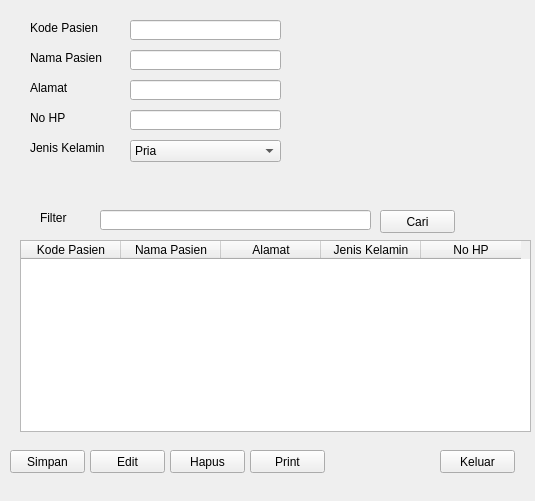
<?xml version="1.0" encoding="UTF-8"?>
<ui version="4.0">
 <class>frmPasien</class>
 <widget class="QWidget" name="frmPasien">
  <property name="geometry">
   <rect>
    <x>0</x>
    <y>0</y>
    <width>535</width>
    <height>501</height>
   </rect>
  </property>
  <property name="windowTitle">
   <string>Data Pasien</string>
  </property>
  <widget class="QLabel" name="label">
   <property name="geometry">
    <rect>
     <x>30</x>
     <y>20</y>
     <width>91</width>
     <height>16</height>
    </rect>
   </property>
   <property name="text">
    <string>Kode Pasien</string>
   </property>
  </widget>
  <widget class="QLineEdit" name="txtKodePasien">
   <property name="geometry">
    <rect>
     <x>130</x>
     <y>20</y>
     <width>151</width>
     <height>20</height>
    </rect>
   </property>
  </widget>
  <widget class="QLabel" name="label_2">
   <property name="geometry">
    <rect>
     <x>30</x>
     <y>50</y>
     <width>91</width>
     <height>16</height>
    </rect>
   </property>
   <property name="text">
    <string>Nama Pasien</string>
   </property>
  </widget>
  <widget class="QLineEdit" name="txtNamaPasien">
   <property name="geometry">
    <rect>
     <x>130</x>
     <y>50</y>
     <width>151</width>
     <height>20</height>
    </rect>
   </property>
  </widget>
  <widget class="QLabel" name="label_3">
   <property name="geometry">
    <rect>
     <x>30</x>
     <y>80</y>
     <width>91</width>
     <height>16</height>
    </rect>
   </property>
   <property name="text">
    <string>Alamat</string>
   </property>
  </widget>
  <widget class="QLineEdit" name="txtAlamat">
   <property name="geometry">
    <rect>
     <x>130</x>
     <y>80</y>
     <width>151</width>
     <height>20</height>
    </rect>
   </property>
  </widget>
  <widget class="QLabel" name="label_4">
   <property name="geometry">
    <rect>
     <x>30</x>
     <y>110</y>
     <width>91</width>
     <height>16</height>
    </rect>
   </property>
   <property name="text">
    <string>No HP</string>
   </property>
  </widget>
  <widget class="QLineEdit" name="txtHP">
   <property name="geometry">
    <rect>
     <x>130</x>
     <y>110</y>
     <width>151</width>
     <height>20</height>
    </rect>
   </property>
  </widget>
  <widget class="QLabel" name="label_5">
   <property name="geometry">
    <rect>
     <x>30</x>
     <y>140</y>
     <width>91</width>
     <height>16</height>
    </rect>
   </property>
   <property name="text">
    <string>Jenis Kelamin</string>
   </property>
  </widget>
  <widget class="QComboBox" name="cmbJK">
   <property name="geometry">
    <rect>
     <x>130</x>
     <y>140</y>
     <width>151</width>
     <height>22</height>
    </rect>
   </property>
   <item>
    <property name="text">
     <string>Pria</string>
    </property>
   </item>
   <item>
    <property name="text">
     <string>Wanita</string>
    </property>
   </item>
  </widget>
  <widget class="QTableWidget" name="tblPasien">
   <property name="enabled">
    <bool>true</bool>
   </property>
   <property name="geometry">
    <rect>
     <x>20</x>
     <y>240</y>
     <width>511</width>
     <height>192</height>
    </rect>
   </property>
   <property name="editTriggers">
    <set>QAbstractItemView::AnyKeyPressed|QAbstractItemView::DoubleClicked|QAbstractItemView::EditKeyPressed</set>
   </property>
   <column>
    <property name="text">
     <string>Kode Pasien</string>
    </property>
   </column>
   <column>
    <property name="text">
     <string>Nama Pasien</string>
    </property>
   </column>
   <column>
    <property name="text">
     <string>Alamat</string>
    </property>
   </column>
   <column>
    <property name="text">
     <string>Jenis Kelamin</string>
    </property>
   </column>
   <column>
    <property name="text">
     <string>No HP</string>
    </property>
   </column>
  </widget>
  <widget class="QPushButton" name="btnSimpan">
   <property name="geometry">
    <rect>
     <x>10</x>
     <y>450</y>
     <width>75</width>
     <height>23</height>
    </rect>
   </property>
   <property name="text">
    <string>Simpan</string>
   </property>
  </widget>
  <widget class="QPushButton" name="btnEdit">
   <property name="geometry">
    <rect>
     <x>90</x>
     <y>450</y>
     <width>75</width>
     <height>23</height>
    </rect>
   </property>
   <property name="text">
    <string>Edit</string>
   </property>
  </widget>
  <widget class="QPushButton" name="btnHapus">
   <property name="geometry">
    <rect>
     <x>170</x>
     <y>450</y>
     <width>75</width>
     <height>23</height>
    </rect>
   </property>
   <property name="text">
    <string>Hapus</string>
   </property>
  </widget>
  <widget class="QPushButton" name="btnKeluar">
   <property name="geometry">
    <rect>
     <x>440</x>
     <y>450</y>
     <width>75</width>
     <height>23</height>
    </rect>
   </property>
   <property name="text">
    <string>Keluar</string>
   </property>
  </widget>
  <widget class="QPushButton" name="btnCetak">
   <property name="geometry">
    <rect>
     <x>250</x>
     <y>450</y>
     <width>75</width>
     <height>23</height>
    </rect>
   </property>
   <property name="text">
    <string>Print</string>
   </property>
  </widget>
  <widget class="QLabel" name="label_6">
   <property name="geometry">
    <rect>
     <x>40</x>
     <y>210</y>
     <width>91</width>
     <height>16</height>
    </rect>
   </property>
   <property name="text">
    <string>Filter</string>
   </property>
  </widget>
  <widget class="QLineEdit" name="txtCari">
   <property name="geometry">
    <rect>
     <x>100</x>
     <y>210</y>
     <width>271</width>
     <height>20</height>
    </rect>
   </property>
  </widget>
  <widget class="QPushButton" name="btnCari">
   <property name="geometry">
    <rect>
     <x>380</x>
     <y>210</y>
     <width>75</width>
     <height>23</height>
    </rect>
   </property>
   <property name="text">
    <string>Cari</string>
   </property>
  </widget>
 </widget>
 <resources/>
 <connections/>
</ui>
